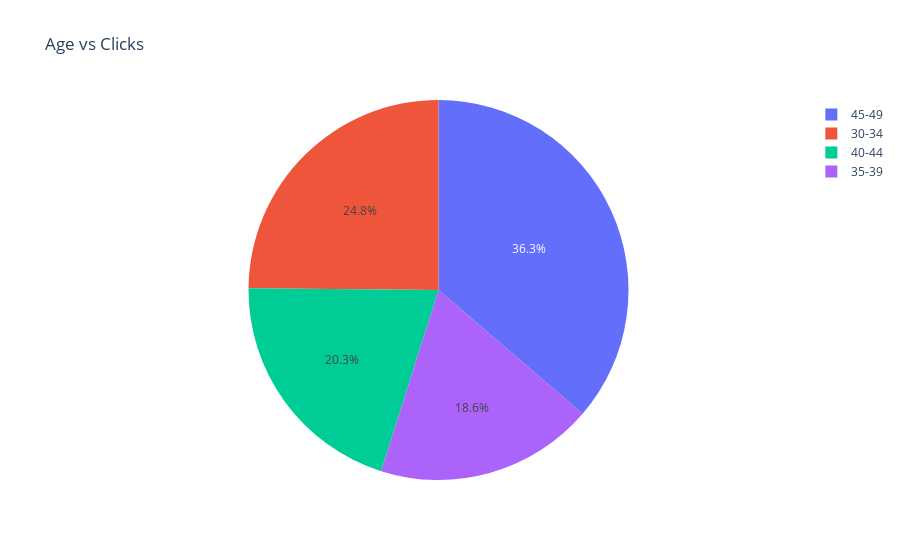

The notebook cell this image was saved under:
### Code cell
fig = px.pie(data, names = 'age', values = 'Clicks', title = 'Age vs Clicks')
fig.show()

### Figure 1 — Plotly figure (JSON) as saved in the notebook; plotly's stock layout.template omitted (floating-point values rounded to 4 significant figures; data arrays with more than 128 entries replaced by an {"elided": "..."} marker saying what was removed)
{"data": [{"domain": {"x": [0, 1], "y": [0, 1]}, "hovertemplate": "age=%{label}<br>Clicks=%{value}<extra></extra>", "labels": {"elided": "1143 str values"}, "legendgroup": "", "name": "", "showlegend": true, "type": "pie", "values": {"elided": "1143 int values"}}], "layout": {"legend": {"tracegroupgap": 0}, "title": {"text": "Age vs Clicks"}}}
